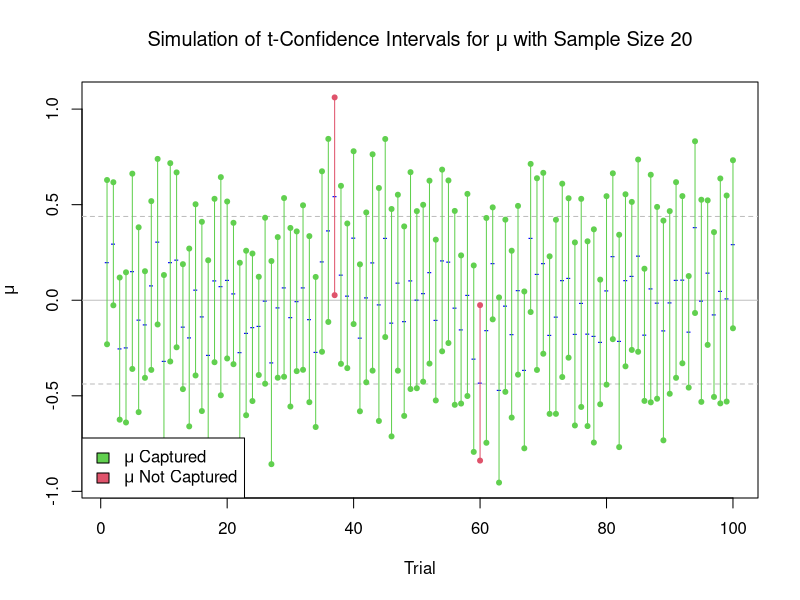
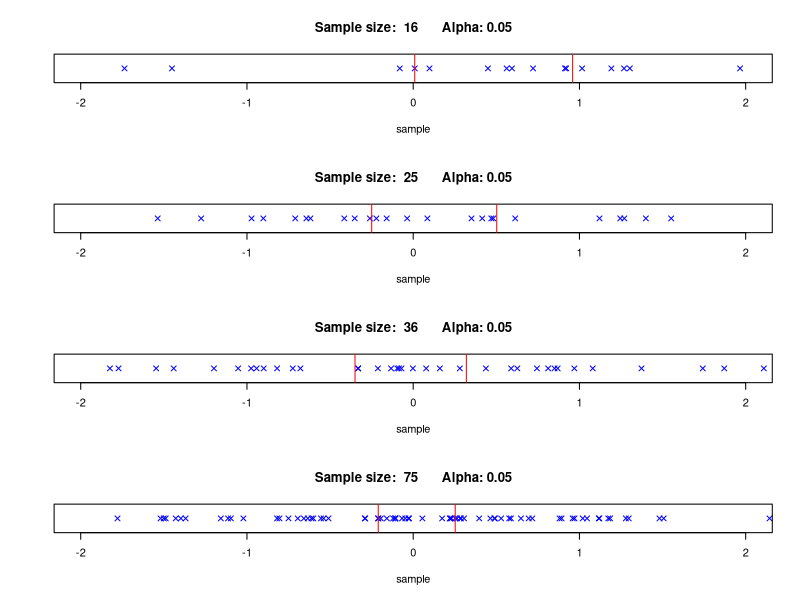

Write the R code that produced these figures, in order.
# Author: Jeremy Werner
# Description: This script will plot two illustrations of approximate confidence
#              intervals. The first graphs 100 confidence intervals of level alpha
#              with repeated sampling. The second plots four samples of different
#              sizes with their respective confidence intervals. Inspiration and
#              outline for first example from link below
# Reference: http://www.math.utah.edu/~treiberg/M3074SimIntEg.pdf


# First CI function

intervals1 = function(alpha, n, m){

	ta2 <- qt(alpha/2,df=n-1,lower.tail=FALSE)
	za2 <- qnorm(alpha/2,lower.tail=FALSE)
	low <-1:100
	high <- 1:100
	mean = 1:100
	captured <- rep(TRUE,100)
	c1 <- ta2/sqrt(n)
	c12 <- c1^2
	for(j in 1:m){
		x <- rnorm(n)
		xbar <- mean(x)
		s <- sd(x)
		captured[j] <- xbar^2 >= c12*s^2
		low[j] <- xbar - c1*s
		high[j] <- xbar + c1*s
		mean[j] = xbar
	}

	plot(c(low,high),type="n",xlim=c(1,100),xlab="Trial",ylab=expression(mu),pch=19)
	abline(h = c(0, za2/sqrt(n), -za2/sqrt(n)), lty = c(1,2,2), col = "gray")
	points(high, col = 3-captured, pch = 20)
	points(low, col = 3-captured, pch = 20)
	points(mean, col = "blue", pch = "-")
	for(i in 1:100){
		lines(c(i,i), c(low[i],high[i]), col = 3-captured[i], pch = 19)
	}

	title(expression(paste("Simulation of t-Confidence Intervals for ", mu, " with Sample Size 20")))

	legend("bottomleft", legend = c(expression(paste(mu," Captured")), expression(paste(mu," Not Captured"))), fill = c(3,2))

}# intervals1


#CI on number lines (different sample sizes)
intervals2 = function(alpha){
	par(mfrow = c(4,1))
	lapply(c(16,25,36,75), FUN = function(x,alph){
		sample = rnorm(x)

		plot(sample, rep(0,length(sample)), xlim = c(-2,2), pch = 4, col = "blue", ylab = "", main = paste("Sample size: ", x, "     Alpha:", alph), yaxt = 'n')
		
		mu = mean(sample)
		k = qnorm(1-alpha/2)*sd(sample)/sqrt(length(sample))
		abline(v = mu + k, col = "RED")
		abline(v = mu - k, col = "RED")
	}, alph = alpha)
}#intervals2



##############
# Main Block #
##############
m_in <- 100
alpha_in <- .05
n_in <- 20

intervals1(alpha_in, n_in, m_in)

###############
alpha_in = .05

intervals2(alpha_in)



